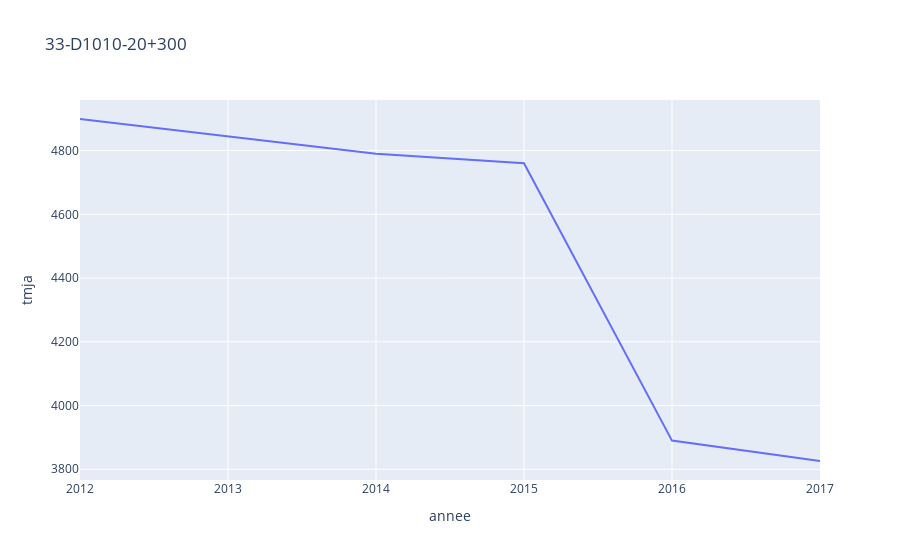

Notebook code cell kept with this figure:
### Code cell
px.line(test, x='annee',y='tmja', title=test.id_comptag.unique()[0])

### Figure 1 — Plotly figure (JSON) as saved in the notebook; plotly's stock layout.template omitted (floating-point values rounded to 4 significant figures)
{"data": [{"hovertemplate": "annee=%{x}<br>tmja=%{y}<extra></extra>", "legendgroup": "", "line": {"color": "#636efa", "dash": "solid"}, "mode": "lines", "name": "", "orientation": "v", "showlegend": false, "type": "scatter", "x": [2017, 2016, 2015, 2014, 2012], "xaxis": "x", "y": [3826, 3890, 4760, 4790, 4899], "yaxis": "y"}], "layout": {"autosize": true, "legend": {"tracegroupgap": 0}, "title": {"text": "33-D1010-20+300"}, "xaxis": {"anchor": "y", "autorange": true, "domain": [0, 1], "range": [2012, 2017], "title": {"text": "annee"}, "type": "linear"}, "yaxis": {"anchor": "x", "autorange": true, "domain": [0, 1], "range": [3766.0, 4959.0], "title": {"text": "tmja"}, "type": "linear"}}}
